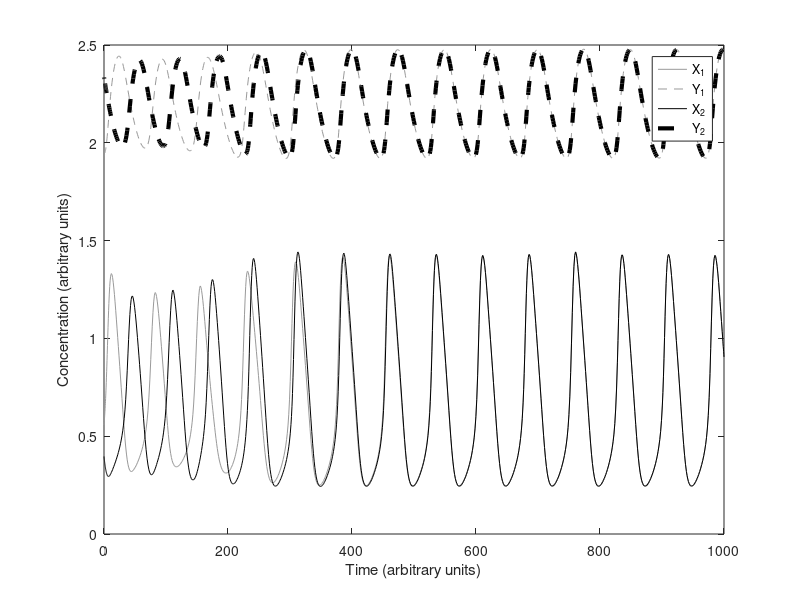

MATLAB code to generate this figure:
%file synchronized_oscillators.m
%Hasty synthetic oscillator model
%from Hasty et al. (2002) Phys. Rev. Lett. 88 148101
%Figure 7.31

function synchronized_oscillators

clear all

%declare model parameters
global alpha
global sigma
global gammax
global gammay
global ay
global D

%assign parameter values
alpha=11
sigma=2
gammax=0.2
gammay=0.012
ay=0.2
D=0.015

%set simulation parameters
ODEFUN=@syncddt;
options=odeset('Refine', 6);
Tend=1000;

%set initial condition. State is [x1 y1 x2 y2] 
x0=[0.3963    2.3346  0.5578    1.9317]';

%generate simulation
[t,s]=ode45(ODEFUN, [0 Tend], x0, options);

%produce figure 7.31
  figure(1)
 set(gca,'fontsize',14)
c=[0.6 0.6 0.6; 0.6 0.6 0.6; 0 0 0;0 0 0]
set(0,'DefaultAxesColorOrder',c)
 plot(t,s(:,3), t,s(:,4), '--', t,s(:,1), t,s(:,2),'--','Linewidth', 3)
 xlabel('Time (arbitrary units)')
 ylabel('Concentration (arbitrary units)')
 legend('X_1', 'Y_1', 'X_2', 'Y_2')
 

end

%dynamics
function dS=syncddt(t,s)

global alpha
global sigma
global gammax
global gammay
global ay
global D

x=s(1);
y=s(2);
xx=s(3);
yy=s(4);

%original model
xddt= (1+x^2+alpha*sigma*x^4)/((1+x^2+sigma*x^4)*(1+y^4)) - gammax*x + D*(xx-x);
yddt= (ay)*((1+x^2+alpha*sigma*x^4)/((1+x^2+sigma*x^4)*(1+y^4))) - gammay*y;

xxddt= (1+xx^2+alpha*sigma*xx^4)/((1+xx^2+sigma*xx^4)*(1+yy^4)) - gammax*xx + D*(x-xx);
yyddt= (ay)*((1+xx^2+alpha*sigma*xx^4)/((1+xx^2+sigma*xx^4)*(1+yy^4))) - gammay*yy;

dS =[xddt,  yddt, xxddt, yyddt]';

end

